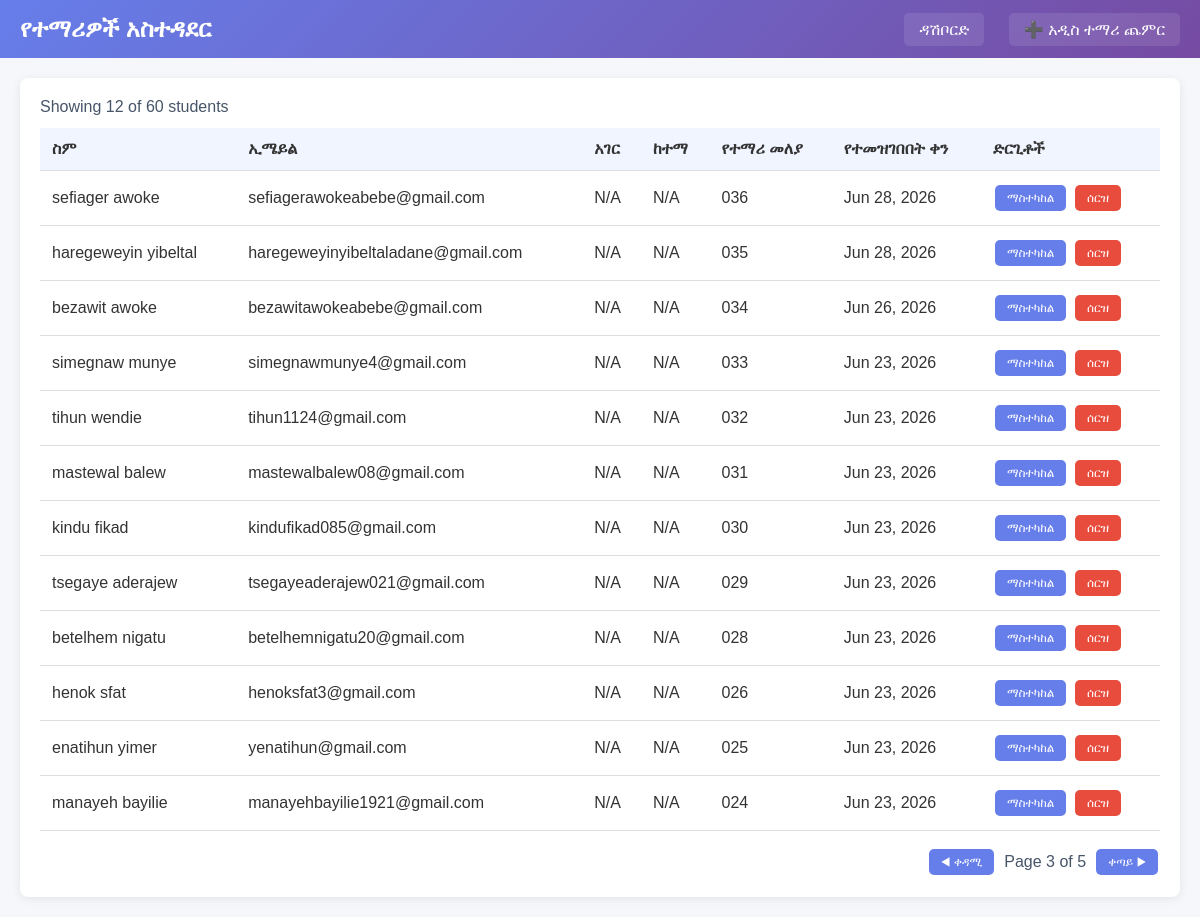
The page /admin_students.php?page=3 (signed in) on the database as committed earlier.
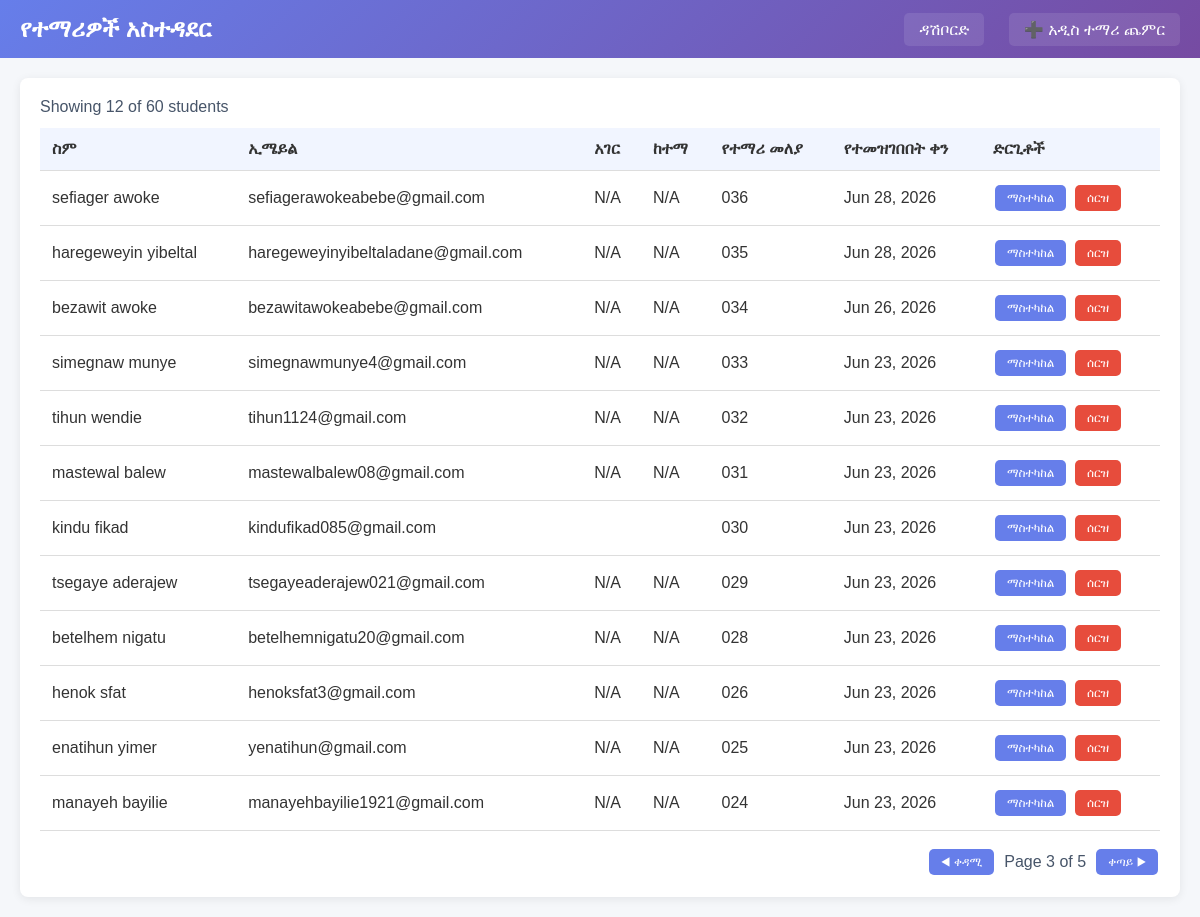
The same page on the database as committed later.
### tables this page shows
CREATE TABLE `students` (
  `id` int(11) NOT NULL AUTO_INCREMENT,
  `name` varchar(255) NOT NULL,
  `email` varchar(255) NOT NULL,
  `student_id` varchar(100) NOT NULL,
  `password_hash` varchar(255) NOT NULL,
  `role` varchar(30) NOT NULL DEFAULT 'Student',
  `created_at` datetime DEFAULT current_timestamp(),
  `email_verified` tinyint(1) NOT NULL DEFAULT 0,
  `email_verification_token` varchar(255) DEFAULT NULL,
  `email_verified_at` datetime DEFAULT NULL,
  `location_country` varchar(100) DEFAULT NULL,
  `location_city` varchar(100) DEFAULT NULL,
  `location_lat` decimal(10,6) DEFAULT NULL,
  `location_lng` decimal(10,6) DEFAULT NULL,
  `country` varchar(100) DEFAULT NULL,
  `city` varchar(100) DEFAULT NULL,
  `latitude` decimal(10,7) DEFAULT NULL,
  `longitude` decimal(10,7) DEFAULT NULL,
  PRIMARY KEY (`id`),
  UNIQUE KEY `email` (`email`),
  UNIQUE KEY `student_id` (`student_id`)
);

### db.php (called while the page is built, shortened)
<?php
if (!function_exists('safe')) {
    function safe($value): string
    {
        if (is_scalar($value)) {
            return htmlspecialchars((string)$value, ENT_QUOTES, 'UTF-8');
        }
        return '';
    }
}

### admin_students.php (the view, shortened to what this page needs)
<?php
require_once __DIR__ . '/db.php';
$page = max(1, (int)($_GET['page'] ?? 1));
$perPage = 12;
try {
    $totalStudents = (int)$pdo->query('SELECT COUNT(*) FROM students')->fetchColumn();
    $totalPages = max(1, (int)ceil($totalStudents / $perPage));
    $page = min($page, $totalPages);
    $offset = ($page - 1) * $perPage;
    $stmt = $pdo->prepare('SELECT * FROM students ORDER BY created_at DESC LIMIT :limit OFFSET :offset');
    $stmt->bindValue(':limit', $perPage, PDO::PARAM_INT);
    $stmt->bindValue(':offset', $offset, PDO::PARAM_INT);
    $stmt->execute();
    $students = $stmt->fetchAll();
} catch (PDOException $e) {
    $students = [];
    $error = 'DB ችግኝ አለ። ' . $e->getMessage();
}
?>
<!DOCTYPE html>
<html lang="am">
<head>
</head>
<body>
<div class="navbar">
    <h2>የተማሪዎች አስተዳደር</h2>
    <div>
        <a href="admin_dashboard.php">ዳሽቦርድ</a>
        <a href="admin_edit_student.php" class="add-btn">➕ አዲስ ተማሪ ጨምር</a>
    </div>
</div>
<div class="container">
    <div class="card">
        <?php if (empty($students)): ?>
            <p style="text-align: center; padding: 30px;">ምንም ተማሪ የለም። እባክዎ አዲስ ተማሪ ያክሉ።</p>
        <?php else: ?>
            <div style="margin-bottom: 12px; color:#475569;">Showing <?php echo count($students); ?> of <?php echo $totalStudents; ?> students</div>
            <table>
                <thead>
                    <tr>
                        <th>ስም</th>
                        <th>ኢሜይል</th>
                        <th>አገር</th>
                        <th>ከተማ</th>
                        <th>የተማሪ መለያ</th>
                        <th>የተመዝገበበት ቀን</th>
                        <th>ድርጊቶች</th>
                    </tr>
                </thead>
                <tbody>
                    <?php foreach ($students as $student): ?>
                        <tr>
                            <td><?php echo safe($student['name']); ?></td>
                            <td><?php echo safe($student['email']); ?></td>
                            <td><?php echo safe($student['country'] ?? 'N/A'); ?></td>
                            <td><?php echo safe($student['city'] ?? 'N/A'); ?></td>
                            <td><?php echo safe($student['student_id']); ?></td>
                            <td><?php echo date('M d, Y', strtotime($student['created_at'])); ?></td>
                            <td>
                                <a class="action-btn edit-btn" href="admin_edit_student.php?id=<?php echo $student['id']; ?>">ማስተካከል</a>
                                <a class="action-btn delete-btn" href="admin_students.php?delete=<?php echo $student['id']; ?>" onclick="return confirm('ይህን ተማሪ ሰርዝ?');">ሰርዝ</a>
                            </td>
                        </tr>
                    <?php endforeach; ?>
                </tbody>
            </table>
            <div style="margin-top: 16px; display:flex; gap:8px; flex-wrap:wrap; align-items:center; justify-content:flex-end;">
                <?php if ($page > 1): ?>
                    <a class="action-btn edit-btn" href="admin_students.php?page=<?php echo max(1, $page - 1); ?>">◀ ቀዳሚ</a>
                <?php endif; ?>
                <span style="color:#475569;">Page <?php echo $page; ?> of <?php echo $totalPages; ?></span>
                <?php if ($page < $totalPages): ?>
                    <a class="action-btn edit-btn" href="admin_students.php?page=<?php echo min($totalPages, $page + 1); ?>">ቀጣይ ▶</a>
                <?php endif; ?>
            </div>
        <?php endif; ?>
    </div>
</div>
</body>
</html>

Rows that differ between the two databases and show on the page:
changed students "kindu fikad": country "N/A" → (not shown); city "N/A" → (not shown)
